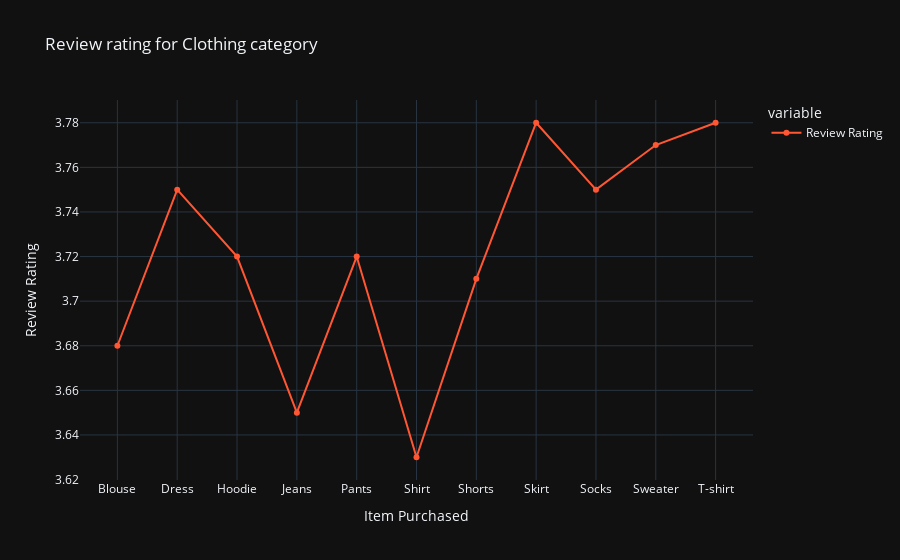
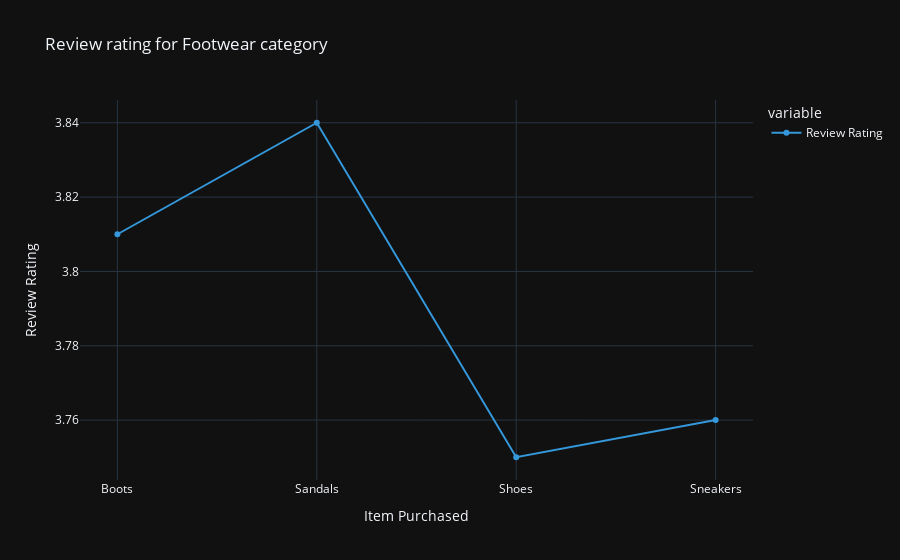
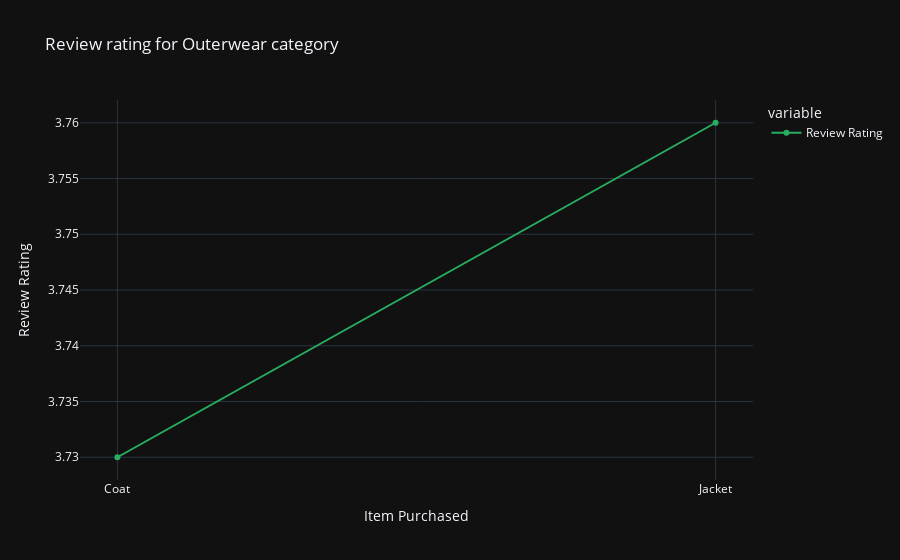

Notebook code cell kept with these figures, in order:
### Code cell
category = data['Category'].unique().tolist()
colors = ['#FF5733', '#3498db', '#27ae60', '#f39c12']
j = 0
for c in category:
    iplot(px.line(data_reviwew_category.get(c),
                  template='plotly_dark',
                  color_discrete_sequence=[colors[j]],
                  markers=True,
                  labels={'value':'Review Rating'},
                  title=f'Review rating for {c} category'
                  ))
    j+=1

### Figure 1 — Plotly figure (JSON) as saved in the notebook; plotly's stock layout.template omitted (floating-point values rounded to 4 significant figures)
{"data": [{"hovertemplate": "variable=Review Rating<br>Item Purchased=%{x}<br>Review Rating=%{y}<extra></extra>", "legendgroup": "Review Rating", "line": {"color": "#FF5733", "dash": "solid"}, "marker": {"symbol": "circle"}, "mode": "markers+lines", "name": "Review Rating", "orientation": "v", "showlegend": true, "type": "scatter", "x": ["Blouse", "Dress", "Hoodie", "Jeans", "Pants", "Shirt", "Shorts", "Skirt", "Socks", "Sweater", "T-shirt"], "xaxis": "x", "y": [3.68, 3.75, 3.72, 3.65, 3.72, 3.63, 3.71, 3.78, 3.75, 3.77, 3.78], "yaxis": "y"}], "layout": {"legend": {"title": {"text": "variable"}, "tracegroupgap": 0}, "title": {"text": "Review rating for Clothing category"}, "xaxis": {"anchor": "y", "domain": [0, 1], "title": {"text": "Item Purchased"}}, "yaxis": {"anchor": "x", "domain": [0, 1], "title": {"text": "Review Rating"}}}}

### Figure 2 — Plotly figure (JSON) as saved in the notebook; plotly's stock layout.template omitted (floating-point values rounded to 4 significant figures)
{"data": [{"hovertemplate": "variable=Review Rating<br>Item Purchased=%{x}<br>Review Rating=%{y}<extra></extra>", "legendgroup": "Review Rating", "line": {"color": "#3498db", "dash": "solid"}, "marker": {"symbol": "circle"}, "mode": "markers+lines", "name": "Review Rating", "orientation": "v", "showlegend": true, "type": "scatter", "x": ["Boots", "Sandals", "Shoes", "Sneakers"], "xaxis": "x", "y": [3.81, 3.84, 3.75, 3.76], "yaxis": "y"}], "layout": {"legend": {"title": {"text": "variable"}, "tracegroupgap": 0}, "title": {"text": "Review rating for Footwear category"}, "xaxis": {"anchor": "y", "domain": [0, 1], "title": {"text": "Item Purchased"}}, "yaxis": {"anchor": "x", "domain": [0, 1], "title": {"text": "Review Rating"}}}}

### Figure 3 — Plotly figure (JSON) as saved in the notebook; plotly's stock layout.template omitted (floating-point values rounded to 4 significant figures)
{"data": [{"hovertemplate": "variable=Review Rating<br>Item Purchased=%{x}<br>Review Rating=%{y}<extra></extra>", "legendgroup": "Review Rating", "line": {"color": "#27ae60", "dash": "solid"}, "marker": {"symbol": "circle"}, "mode": "markers+lines", "name": "Review Rating", "orientation": "v", "showlegend": true, "type": "scatter", "x": ["Coat", "Jacket"], "xaxis": "x", "y": [3.73, 3.76], "yaxis": "y"}], "layout": {"legend": {"title": {"text": "variable"}, "tracegroupgap": 0}, "title": {"text": "Review rating for Outerwear category"}, "xaxis": {"anchor": "y", "domain": [0, 1], "title": {"text": "Item Purchased"}}, "yaxis": {"anchor": "x", "domain": [0, 1], "title": {"text": "Review Rating"}}}}
